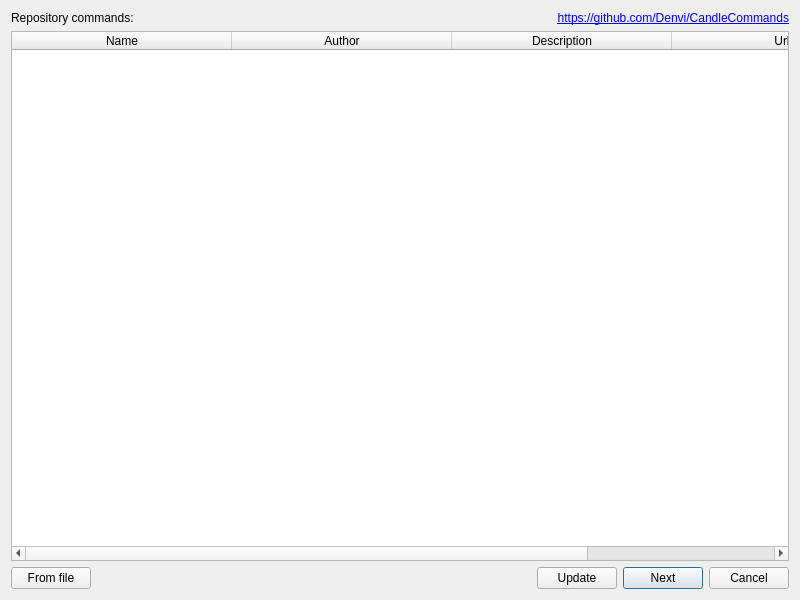
<?xml version="1.0" encoding="UTF-8"?>
<ui version="4.0">
 <class>frmImport</class>
 <widget class="QDialog" name="frmImport">
  <property name="geometry">
   <rect>
    <x>0</x>
    <y>0</y>
    <width>800</width>
    <height>600</height>
   </rect>
  </property>
  <property name="windowTitle">
   <string>User commands import</string>
  </property>
  <layout class="QVBoxLayout" name="verticalLayout">
   <item>
    <layout class="QHBoxLayout" name="horizontalLayout_2">
     <item>
      <widget class="QLabel" name="label">
       <property name="text">
        <string>Repository commands:</string>
       </property>
      </widget>
     </item>
     <item>
      <widget class="QLabel" name="label_2">
       <property name="text">
        <string>&lt;html&gt;&lt;head/&gt;&lt;body&gt;&lt;p&gt;&lt;a href=&quot;https://github.com/Denvi/CandleCommands&quot;&gt;&lt;span style=&quot; text-decoration: underline; color:#0000ff;&quot;&gt;https://github.com/Denvi/CandleCommands&lt;/span&gt;&lt;/a&gt;&lt;/p&gt;&lt;/body&gt;&lt;/html&gt;</string>
       </property>
       <property name="textFormat">
        <enum>Qt::RichText</enum>
       </property>
       <property name="alignment">
        <set>Qt::AlignRight|Qt::AlignTrailing|Qt::AlignVCenter</set>
       </property>
       <property name="openExternalLinks">
        <bool>true</bool>
       </property>
      </widget>
     </item>
    </layout>
   </item>
   <item>
    <widget class="QTableWidget" name="tblCommands">
     <property name="palette">
      <palette>
       <active>
        <colorrole role="Highlight">
         <brush brushstyle="SolidPattern">
          <color alpha="255">
           <red>205</red>
           <green>205</green>
           <blue>255</blue>
          </color>
         </brush>
        </colorrole>
        <colorrole role="HighlightedText">
         <brush brushstyle="SolidPattern">
          <color alpha="255">
           <red>0</red>
           <green>0</green>
           <blue>0</blue>
          </color>
         </brush>
        </colorrole>
       </active>
       <inactive>
        <colorrole role="Highlight">
         <brush brushstyle="SolidPattern">
          <color alpha="255">
           <red>205</red>
           <green>205</green>
           <blue>255</blue>
          </color>
         </brush>
        </colorrole>
        <colorrole role="HighlightedText">
         <brush brushstyle="SolidPattern">
          <color alpha="255">
           <red>0</red>
           <green>0</green>
           <blue>0</blue>
          </color>
         </brush>
        </colorrole>
       </inactive>
       <disabled>
        <colorrole role="Highlight">
         <brush brushstyle="SolidPattern">
          <color alpha="255">
           <red>0</red>
           <green>120</green>
           <blue>215</blue>
          </color>
         </brush>
        </colorrole>
        <colorrole role="HighlightedText">
         <brush brushstyle="SolidPattern">
          <color alpha="255">
           <red>0</red>
           <green>0</green>
           <blue>0</blue>
          </color>
         </brush>
        </colorrole>
       </disabled>
      </palette>
     </property>
     <property name="sizeAdjustPolicy">
      <enum>QAbstractScrollArea::AdjustToContents</enum>
     </property>
     <property name="editTriggers">
      <set>QAbstractItemView::NoEditTriggers</set>
     </property>
     <property name="selectionMode">
      <enum>QAbstractItemView::SingleSelection</enum>
     </property>
     <property name="selectionBehavior">
      <enum>QAbstractItemView::SelectRows</enum>
     </property>
     <property name="gridStyle">
      <enum>Qt::DashLine</enum>
     </property>
     <property name="sortingEnabled">
      <bool>true</bool>
     </property>
     <attribute name="horizontalHeaderDefaultSectionSize">
      <number>220</number>
     </attribute>
     <attribute name="horizontalHeaderStretchLastSection">
      <bool>true</bool>
     </attribute>
     <attribute name="verticalHeaderDefaultSectionSize">
      <number>50</number>
     </attribute>
     <column>
      <property name="text">
       <string>Name</string>
      </property>
     </column>
     <column>
      <property name="text">
       <string>Author</string>
      </property>
     </column>
     <column>
      <property name="text">
       <string>Description</string>
      </property>
     </column>
     <column>
      <property name="text">
       <string>Url</string>
      </property>
     </column>
    </widget>
   </item>
   <item>
    <layout class="QHBoxLayout" name="horizontalLayout">
     <item>
      <widget class="QPushButton" name="cmdFromFile">
       <property name="text">
        <string>From file</string>
       </property>
      </widget>
     </item>
     <item>
      <spacer name="horizontalSpacer">
       <property name="orientation">
        <enum>Qt::Horizontal</enum>
       </property>
       <property name="sizeHint" stdset="0">
        <size>
         <width>40</width>
         <height>20</height>
        </size>
       </property>
      </spacer>
     </item>
     <item>
      <widget class="QPushButton" name="cmdUpdate">
       <property name="text">
        <string>Update</string>
       </property>
      </widget>
     </item>
     <item>
      <widget class="QPushButton" name="cmdNext">
       <property name="text">
        <string>Next</string>
       </property>
       <property name="default">
        <bool>true</bool>
       </property>
      </widget>
     </item>
     <item>
      <widget class="QPushButton" name="cmdCancel">
       <property name="text">
        <string>Cancel</string>
       </property>
      </widget>
     </item>
    </layout>
   </item>
  </layout>
 </widget>
 <resources/>
 <connections/>
</ui>
